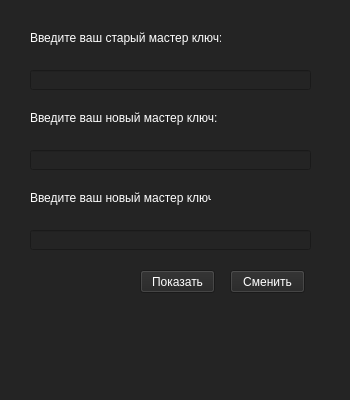
<?xml version="1.0" encoding="UTF-8"?>
<ui version="4.0">
 <class>MainWindow</class>
 <widget class="QMainWindow" name="MainWindow">
  <property name="geometry">
   <rect>
    <x>0</x>
    <y>0</y>
    <width>350</width>
    <height>400</height>
   </rect>
  </property>
  <property name="windowTitle">
   <string>MainWindow</string>
  </property>
  <property name="styleSheet">
   <string notr="true">background-color: rgb(36, 36, 36);
color: rgb(255, 255, 255);</string>
  </property>
  <widget class="QWidget" name="centralwidget">
   <widget class="QLabel" name="label">
    <property name="geometry">
     <rect>
      <x>30</x>
      <y>30</y>
      <width>191</width>
      <height>16</height>
     </rect>
    </property>
    <property name="text">
     <string>Введите ваш старый мастер ключ:</string>
    </property>
   </widget>
   <widget class="QLineEdit" name="keyOld">
    <property name="geometry">
     <rect>
      <x>30</x>
      <y>70</y>
      <width>281</width>
      <height>20</height>
     </rect>
    </property>
   </widget>
   <widget class="QLineEdit" name="keyNew1">
    <property name="geometry">
     <rect>
      <x>30</x>
      <y>150</y>
      <width>281</width>
      <height>20</height>
     </rect>
    </property>
   </widget>
   <widget class="QLabel" name="label_2">
    <property name="geometry">
     <rect>
      <x>30</x>
      <y>110</y>
      <width>191</width>
      <height>16</height>
     </rect>
    </property>
    <property name="text">
     <string>Введите ваш новый мастер ключ:</string>
    </property>
   </widget>
   <widget class="QLineEdit" name="keyNew2">
    <property name="geometry">
     <rect>
      <x>30</x>
      <y>230</y>
      <width>281</width>
      <height>20</height>
     </rect>
    </property>
    <property name="text">
     <string/>
    </property>
   </widget>
   <widget class="QLabel" name="label_3">
    <property name="geometry">
     <rect>
      <x>30</x>
      <y>190</y>
      <width>181</width>
      <height>16</height>
     </rect>
    </property>
    <property name="text">
     <string>Введите ваш новый мастер ключ:</string>
    </property>
   </widget>
   <widget class="QLabel" name="errLabel">
    <property name="geometry">
     <rect>
      <x>20</x>
      <y>310</y>
      <width>291</width>
      <height>16</height>
     </rect>
    </property>
    <property name="text">
     <string/>
    </property>
   </widget>
   <widget class="QPushButton" name="changeButton">
    <property name="geometry">
     <rect>
      <x>230</x>
      <y>270</y>
      <width>75</width>
      <height>23</height>
     </rect>
    </property>
    <property name="text">
     <string>Сменить</string>
    </property>
   </widget>
   <widget class="QPushButton" name="hideBtn">
    <property name="geometry">
     <rect>
      <x>140</x>
      <y>270</y>
      <width>75</width>
      <height>23</height>
     </rect>
    </property>
    <property name="text">
     <string>Показать</string>
    </property>
   </widget>
  </widget>
  <widget class="QMenuBar" name="menubar">
   <property name="geometry">
    <rect>
     <x>0</x>
     <y>0</y>
     <width>350</width>
     <height>21</height>
    </rect>
   </property>
  </widget>
  <widget class="QStatusBar" name="statusbar"/>
 </widget>
 <resources/>
 <connections/>
</ui>
